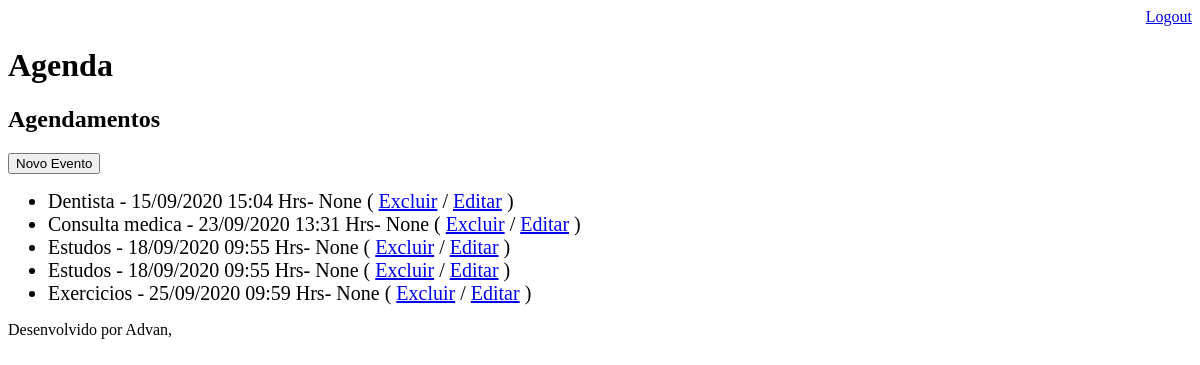
/agenda/ (signed in), run on an earlier commit of the app's database.
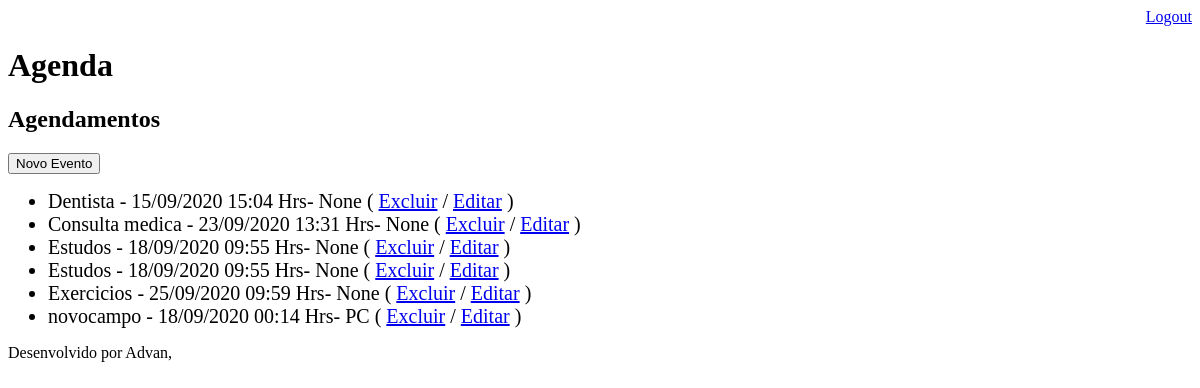
And on a later commit of the database.
### core/models.py (models this page shows, shortened)
class Evento(models.Model):
    titulo = models.CharField(max_length=100)
    descricao = models.TextField(blank=True, null=True)
    data_evento = models.DateTimeField()
    data_criacao = models.DateTimeField(auto_now=True)
    usuario = models.ForeignKey(User, on_delete=models.CASCADE)
    local = models.TextField(blank=True, null=True)
    class Meta:
        db_table = 'EVENTO'
    def get_data_evento(self):
        return self.data_evento.strftime('%d/%m/%Y %H:%M Hrs')

### core/views.py (the view)
# urls.py: path('agenda/',views.lista_eventos),
@login_required(login_url='/login/')
def lista_eventos(request):
    usuario = request.user
    evento = Evento.objects.filter(usuario=usuario)
    response = {'evento': evento}
    return render(request,'agenda.html', response)

### templates/agenda.html
{% extends "model-page.html" %}
 {% block content %}
    <h2>Agendamentos</h2>
    <a href="evento/">
        <button type="button">Novo Evento</button>
    </a>
    <ul>
    {%for evento in evento%}
        <li style="font-size: 20px">
            {{ evento.titulo }} - {{ evento.get_data_evento }}- {{ evento.local }}
            ( <a href="evento/delete/{{ evento.id }}" >Excluir</a> /
            <a href="evento/?id={{ evento.id }}">Editar</a>  )
        </li>
    {%endfor%}
    </ul>
  {% endblock %}

What changed in the data, as far as the page shows it:
added Evento: titulo "novocampo", get_data_evento "18/09/2020 00:14 Hrs", local "PC"
